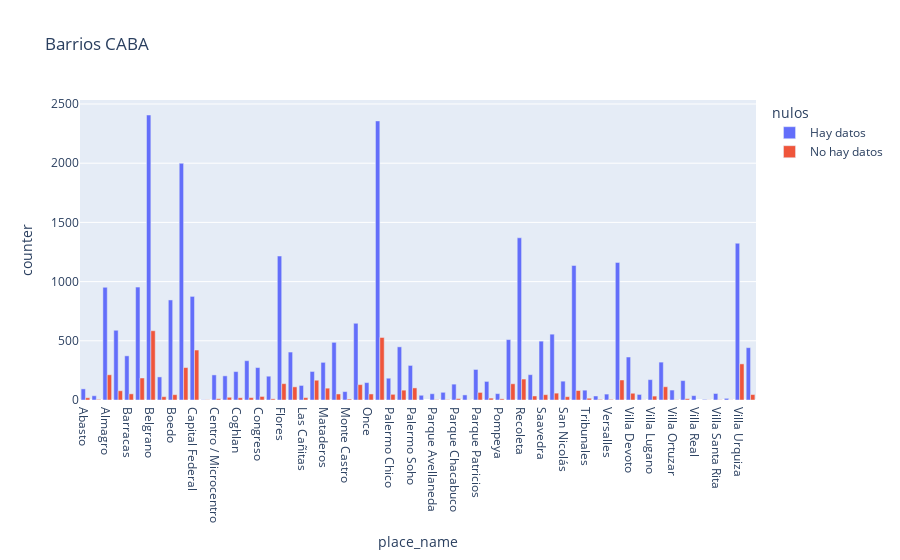

Source (notebook cell):
### Code cell
fig = px.bar(caba_barrios_grupo, x="place_name", y="counter",
             color='nulos', barmode='group',
             height=400, title="Barrios CABA")
fig.show()

### Figure 1 — Plotly figure (JSON) as saved in the notebook; plotly's stock layout.template omitted (floating-point values rounded to 4 significant figures)
{"data": [{"alignmentgroup": "True", "hovertemplate": "nulos=Hay datos<br>place_name=%{x}<br>counter=%{y}<extra></extra>", "legendgroup": "Hay datos", "marker": {"color": "#636efa"}, "name": "Hay datos", "offsetgroup": "Hay datos", "orientation": "v", "showlegend": true, "textposition": "auto", "type": "bar", "x": ["Abasto", "Agronomía", "Almagro", "Balvanera", "Barracas", "Barrio Norte", "Belgrano", "Boca", "Boedo", "Caballito", "Capital Federal", "Catalinas", "Centro / Microcentro", "Chacarita", "Coghlan", "Colegiales", "Congreso", "Constitución", "Flores", "Floresta", "Las Cañitas", "Liniers", "Mataderos", "Monserrat", "Monte Castro", "Nuñez", "Once", "Palermo", "Palermo Chico", "Palermo Hollywood", "Palermo Soho", "Palermo Viejo", "Parque Avellaneda", "Parque Centenario", "Parque Chacabuco", "Parque Chas", "Parque Patricios", "Paternal", "Pompeya", "Puerto Madero", "Recoleta", "Retiro", "Saavedra", "San Cristobal", "San Nicolás", "San Telmo", "Tribunales", "Velez Sarsfield", "Versalles", "Villa Crespo", "Villa Devoto", "Villa General Mitre", "Villa Lugano", "Villa Luro", "Villa Ortuzar", "Villa Pueyrredón", "Villa Real", "Villa Riachuelo", "Villa Santa Rita", "Villa Soldati", "Villa Urquiza", "Villa del Parque"], "xaxis": "x", "y": [94, 36, 952, 589, 373, 954, 2407, 195, 845, 1999, 875, 2, 212, 204, 240, 332, 274, 201, 1216, 405, 123, 241, 318, 487, 71, 648, 147, 2357, 184, 449, 292, 40, 53, 65, 134, 43, 258, 157, 54, 510, 1370, 214, 497, 556, 159, 1136, 83, 34, 50, 1162, 363, 47, 172, 320, 84, 164, 37, 5, 55, 14, 1324, 442], "yaxis": "y"}, {"alignmentgroup": "True", "hovertemplate": "nulos=No hay datos<br>place_name=%{x}<br>counter=%{y}<extra></extra>", "legendgroup": "No hay datos", "marker": {"color": "#EF553B"}, "name": "No hay datos", "offsetgroup": "No hay datos", "orientation": "v", "showlegend": true, "textposition": "auto", "type": "bar", "x": ["Abasto", "Agronomía", "Almagro", "Balvanera", "Barracas", "Barrio Norte", "Belgrano", "Boca", "Boedo", "Caballito", "Capital Federal", "Catalinas", "Centro / Microcentro", "Chacarita", "Coghlan", "Colegiales", "Congreso", "Constitución", "Flores", "Floresta", "Las Cañitas", "Liniers", "Mataderos", "Monserrat", "Monte Castro", "Nuñez", "Once", "Palermo", "Palermo Chico", "Palermo Hollywood", "Palermo Soho", "Parque Avellaneda", "Parque Centenario", "Parque Chacabuco", "Parque Chas", "Parque Patricios", "Paternal", "Pompeya", "Puerto Madero", "Recoleta", "Retiro", "Saavedra", "San Cristobal", "San Nicolás", "San Telmo", "Tribunales", "Velez Sarsfield", "Versalles", "Villa Crespo", "Villa Devoto", "Villa General Mitre", "Villa Lugano", "Villa Luro", "Villa Ortuzar", "Villa Pueyrredón", "Villa Riachuelo", "Villa Santa Rita", "Villa Soldati", "Villa Urquiza", "Villa del Parque"], "xaxis": "x", "y": [19, 5, 213, 78, 52, 186, 585, 28, 45, 274, 422, 2, 11, 23, 19, 20, 30, 10, 138, 111, 20, 167, 100, 51, 8, 130, 51, 528, 48, 83, 102, 3, 3, 12, 1, 64, 16, 10, 137, 177, 34, 45, 58, 28, 80, 15, 5, 5, 169, 57, 1, 33, 112, 2, 11, 1, 2, 1, 305, 46], "yaxis": "y"}], "layout": {"autosize": true, "barmode": "group", "legend": {"title": {"text": "nulos"}, "tracegroupgap": 0}, "title": {"text": "Barrios CABA"}, "xaxis": {"anchor": "y", "autorange": true, "domain": [0, 1], "range": [-0.5, 61.5], "title": {"text": "place_name"}, "type": "category"}, "yaxis": {"anchor": "x", "autorange": true, "domain": [0, 1], "range": [0, 2534.0], "title": {"text": "counter"}, "type": "linear"}}}
